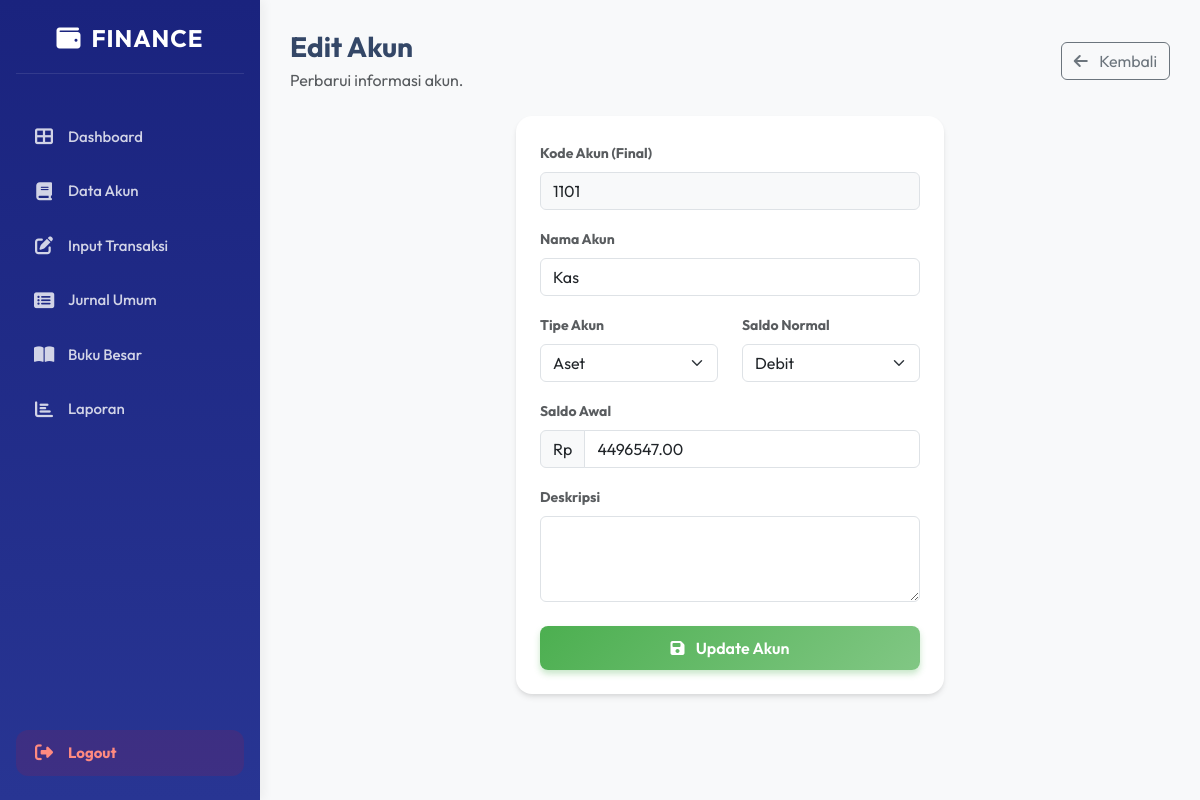
The app's page /edit_akun.php?id=42 with its own data.
### tables this page shows
CREATE TABLE `akun` (
  `id` int(11) NOT NULL,
  `kode_induk` enum('1000','2000','3000','4000','5000') NOT NULL,
  `kode_sub` enum('100','200','300','400') NOT NULL,
  `kode_akun` tinyint(4) NOT NULL,
  `kode_final` varchar(10) NOT NULL,
  `nama_akun` varchar(200) NOT NULL,
  `tipe_akun` varchar(50) DEFAULT '',
  `saldo_normal` varchar(10) DEFAULT '',
  `deskripsi` text DEFAULT NULL,
  `nominal` decimal(15,2) DEFAULT 0.00
);

### edit_akun.php (the view, shortened to what this page needs)
<?php
include 'config/database.php';
$id = intval($_GET['id']);
$q = mysqli_query($koneksi, "SELECT * FROM akun WHERE id=$id");
$data = mysqli_fetch_assoc($q);
?>
<!DOCTYPE html>
<html>
<head>
    <link href="https://cdn.jsdelivr.net/npm/bootstrap@5.3.2/dist/css/bootstrap.min.css" rel="stylesheet">
    <link rel="stylesheet" href="https://cdnjs.cloudflare.com/ajax/libs/font-awesome/6.4.2/css/all.min.css">
</head>
<body>
    <?php include "sidebar.php"; ?>
    <div class="main">
        <div class="d-flex justify-content-between align-items-center mb-4">
            <div>
                <h3 class="mb-1 fw-bold">Edit Akun</h3>
                <p class="text-muted mb-0">Perbarui informasi akun.</p>
            </div>
            <a href="akun.php" class="btn btn-outline-secondary">
                <i class="fas fa-arrow-left me-2"></i> Kembali
            </a>
        </div>
        <div class="row justify-content-center">
            <div class="col-md-6">
                <div class="card p-4">
                    <form action="proses_edit_akun.php" method="POST">
                        <div class="mb-3">
                            <label class="form-label fw-bold small text-muted">Kode Akun (Final)</label>
                            <input type="text" class="form-control bg-light" value="<?= $data['kode_final']; ?>"
                                readonly>
                        </div>
                        <div class="mb-3">
                            <label class="form-label fw-bold small text-muted">Nama Akun</label>
                            <input type="text" name="nama_akun" class="form-control" value="<?= $data['nama_akun']; ?>"
                                required>
                        </div>
                        <div class="row mb-3">
                            <div class="col-md-6">
                                <label class="form-label fw-bold small text-muted">Tipe Akun</label>
                                <select name="tipe_akun" class="form-select">
                                    <option <?= $data['tipe_akun'] == "Aset" ? "selected" : "" ?>>Aset</option>
                                </select>
                            </div>
                            <div class="col-md-6">
                                <label class="form-label fw-bold small text-muted">Saldo Normal</label>
                                <select name="saldo_normal" class="form-select">
                                    <option <?= $data['saldo_normal'] == "Debit" ? "selected" : "" ?>>Debit</option>
                                </select>
                            </div>
                        </div>
                        <div class="mb-3">
                            <label class="form-label fw-bold small text-muted">Saldo Awal</label>
                            <div class="input-group">
                                <span class="input-group-text bg-light">Rp</span>
                                <input type="number" name="nominal" class="form-control"
                                    value="<?= $data['nominal']; ?>">
                            </div>
                        </div>
                        <div class="mb-4">
                            <label class="form-label fw-bold small text-muted">Deskripsi</label>
                            <textarea name="deskripsi" class="form-control"
                                rows="3"><?= $data['deskripsi']; ?></textarea>
                        </div>
                        <button type="submit" class="btn btn-success-custom w-100">
                            <i class="fas fa-save me-2"></i> Update Akun
                        </button>
                    </form>
                </div>
            </div>
        </div>
    </div>
</body>
</html>

### edit_akun.php (style rules this page uses)
body { background: #f8f9fa; font-family: 'Outfit', sans-serif; color: #344767; }
.main { padding: 30px; }
.card { background: white; border: none; border-radius: 16px; box-shadow: 0 4px 6px -1px rgba(0, 0, 0, 0.1), 0 2px 4px -1px rgba(0, 0, 0, 0.06); }
.btn-success-custom { background: linear-gradient(135deg, #4caf50 0%, #81c784 100%); border: none; color: white; font-weight: 600; padding: 10px 20px; border-radius: 8px; box-shadow: 0 4px 6px rgba(76, 175, 80, 0.3); transition: transform 0.2s; }

### sidebar.php (style rules this page uses)
.main { margin-left: 260px; padding: 30px; min-height: 100vh; transition: margin-left 0.3s ease-in-out; }

### records on screen
akun: kode_final "1101", nama_akun "Kas", tipe_akun "Aset", saldo_normal "Debit", nominal "4496547.00"
